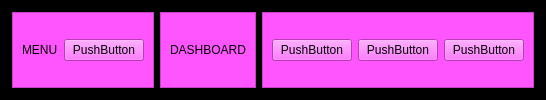
                   <widget class="QFrame" name="frame_20">
                    <property name="styleSheet">
                     <string notr="true">background-color: rgb(0, 0, 0);</string>
                    </property>
                    <property name="frameShape">
                     <enum>QFrame::StyledPanel</enum>
                    </property>
                    <property name="frameShadow">
                     <enum>QFrame::Raised</enum>
                    </property>
                    <layout class="QHBoxLayout" name="horizontalLayout_26">
                     <item>
                      <widget class="QFrame" name="frame_24">
                       <property name="styleSheet">
                        <string notr="true">background-color: rgb(255, 85, 255);</string>
                       </property>
                       <property name="frameShape">
                        <enum>QFrame::StyledPanel</enum>
                       </property>
                       <property name="frameShadow">
                        <enum>QFrame::Raised</enum>
                       </property>
                       <layout class="QHBoxLayout" name="horizontalLayout_27">
                        <item>
                         <widget class="QLabel" name="label_34">
                          <property name="text">
                           <string>MENU</string>
                          </property>
                         </widget>
                        </item>
                        <item>
                         <widget class="QPushButton" name="pushButton_6">
                          <property name="text">
                           <string>PushButton</string>
                          </property>
                         </widget>
                        </item>
                       </layout>
                      </widget>
                     </item>
                     <item>
                      <widget class="QFrame" name="frame_25">
                       <property name="styleSheet">
                        <string notr="true">background-color: rgb(255, 85, 255);</string>
                       </property>
                       <property name="frameShape">
                        <enum>QFrame::StyledPanel</enum>
                       </property>
                       <property name="frameShadow">
                        <enum>QFrame::Raised</enum>
                       </property>
                       <layout class="QVBoxLayout" name="verticalLayout_22">
                        <item>
                         <widget class="QLabel" name="label_37">
                          <property name="text">
                           <string>DASHBOARD</string>
                          </property>
                         </widget>
                        </item>
                       </layout>
                      </widget>
                     </item>
                     <item>
                      <widget class="QFrame" name="frame_26">
                       <property name="styleSheet">
                        <string notr="true">background-color: rgb(255, 85, 255);</string>
                       </property>
                       <property name="frameShape">
                        <enum>QFrame::StyledPanel</enum>
                       </property>
                       <property name="frameShadow">
                        <enum>QFrame::Raised</enum>
                       </property>
                       <layout class="QHBoxLayout" name="horizontalLayout_28">
                        <item>
                         <widget class="QPushButton" name="pushButton_8">
                          <property name="text">
                           <string>PushButton</string>
                          </property>
                         </widget>
                        </item>
                        <item>
                         <widget class="QPushButton" name="pushButton_7">
                          <property name="text">
                           <string>PushButton</string>
                          </property>
                         </widget>
                        </item>
                        <item>
                         <widget class="QPushButton" name="pushButton_9">
                          <property name="text">
                           <string>PushButton</string>
                          </property>
                         </widget>
                        </item>
                       </layout>
                      </widget>
                     </item>
                    </layout>
                   </widget>
